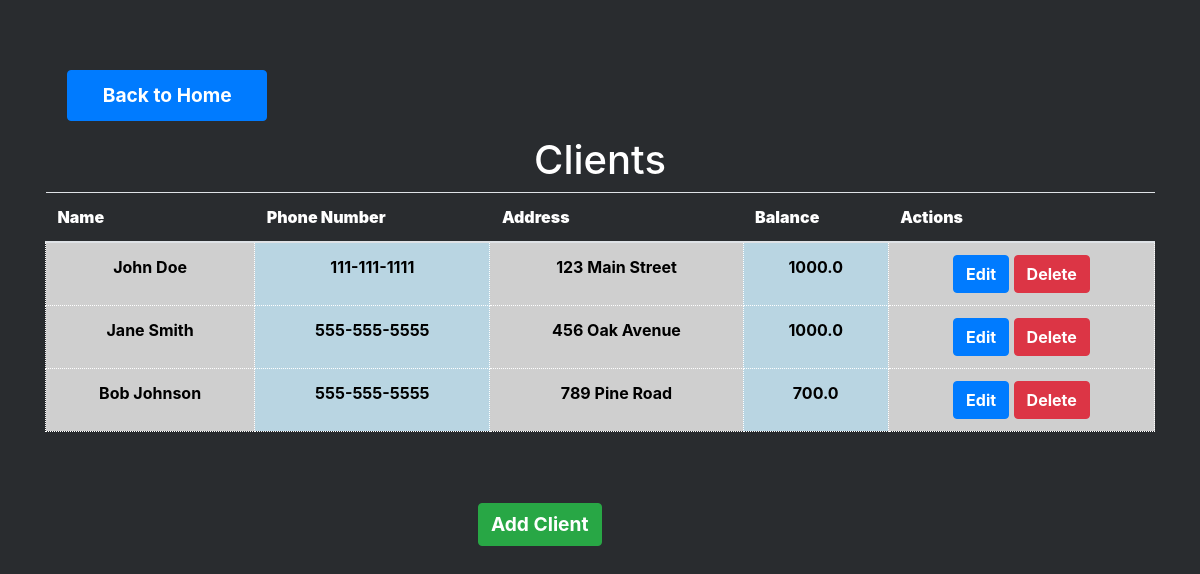
The app's page /clients, older data.
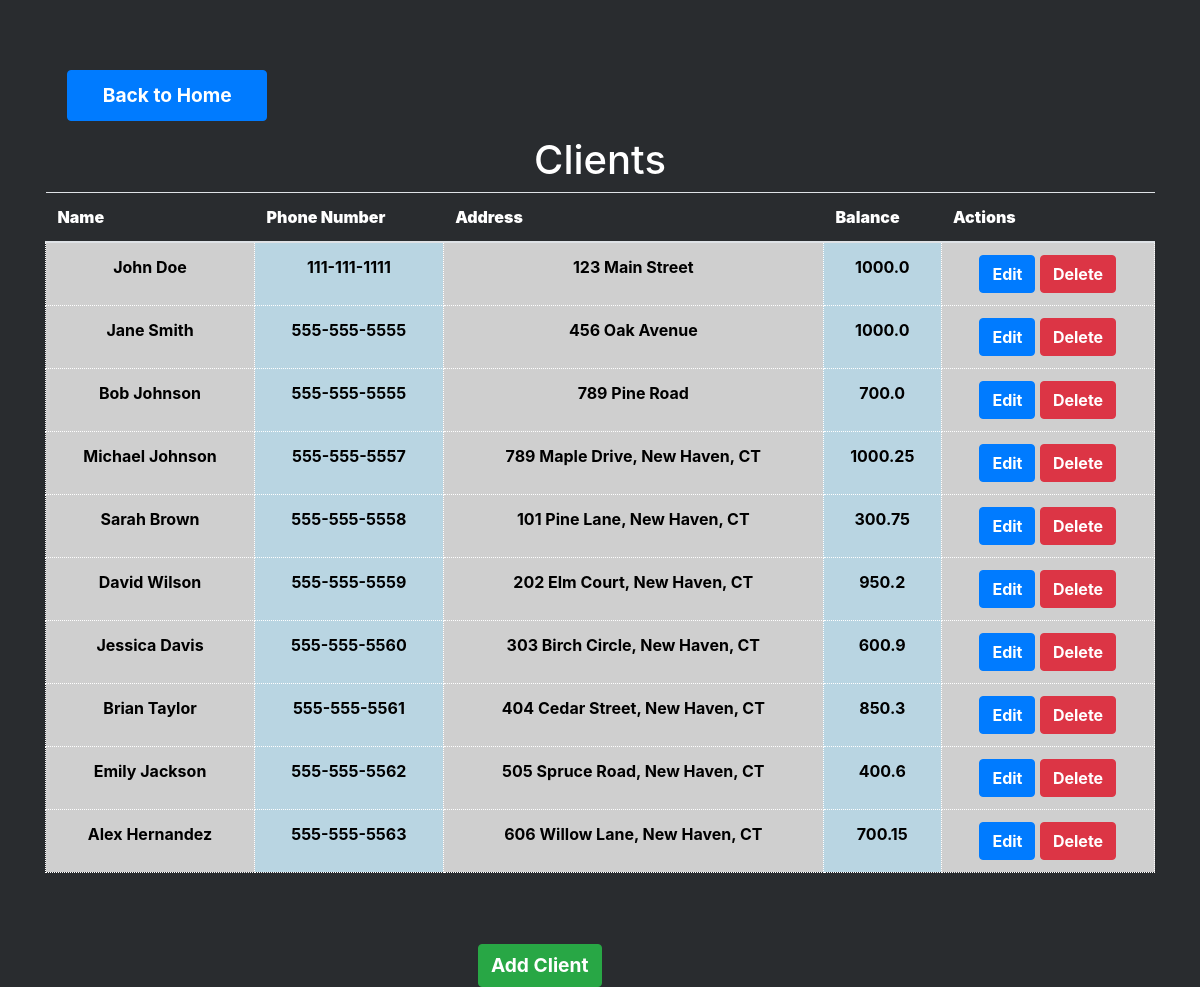
The same page, newer data.
### tables this page shows
CREATE TABLE "Clients" (
	"ClientID"	INTEGER,
	"Name"	TEXT NOT NULL,
	"PhoneNumber"	TEXT NOT NULL,
	"Address"	TEXT,
	"Balance"	REAL NOT NULL,
	PRIMARY KEY("ClientID" AUTOINCREMENT)
);

### app.py (the view)
@app.route('/clients', methods=['GET', 'POST'])
def clients():
    if request.method == 'POST':
        query = request.form.get('search')
        clients = search_clients(query)
    else:
        clients = get_all_clients()
    return render_template('clients.html', clients=clients)

### db_functions.py (called while the page is built)
def connect_db():
    try:
        return sqlite3.connect('SimpleStock.db', timeout=10)
    except sqlite3.Error as e:
        print(f"An error occurred while connecting to the database: {e}")
        return None

def get_all_clients():
    conn = connect_db()
    if not conn:
        return []
    try:
        cursor = conn.cursor()
        cursor.execute('SELECT * FROM Clients')
        clients = cursor.fetchall()
        return clients
    except sqlite3.Error as e:
        print(f"An error occurred while fetching clients: {e}")
        return []
    finally:
        conn.close()

### templates/clients.html (shortened to what this page needs)
<!DOCTYPE html>
<html lang="en">
  <head>
    <link
      rel="stylesheet"
      href="{{ url_for('static', filename='style.css') }}"
    />
    <link
      href="https://stackpath.bootstrapcdn.com/bootstrap/4.5.2/css/bootstrap.min.css"
      rel="stylesheet"
    />
  </head>
  <body>
    <div class="container mt-5">
      <a id="BTN" href="{{ url_for('dashboard') }}" class="btn btn-primary"
        >Back to Home</a
      >
      <h1>Clients</h1>
      <table class="table">
        <thead>
          <tr>
            <th><strong>Name</strong></th>
            <th><strong>Phone Number</strong></th>
            <th><strong>Address</strong></th>
            <th><strong>Balance</strong></th>
            <th><strong>Actions</strong></th>
          </tr>
        </thead>
        <tbody>
          {% for client in clients %}
          <tr>
            <td id="tdEven"><strong>{{ client[1] }}</strong></td>
            <td id="tdOdd"><strong>{{ client[2] }}</strong></td>
            <td id="tdEven"><strong>{{ client[3] }}</strong></td>
            <td id="tdOdd"><strong>{{ client[4] }}</strong></td>
            <td id="tdEven">
              <a
                class="btn btn-primary"
                href="{{ url_for('edit_client', client_id=client[0]) }}"
                style="color: white"
                ><strong>Edit</strong></a
              >
              <a
                href="{{ url_for('delete_client', client_id=client[0]) }}"
                class="btn btn-danger"
                onclick="return confirm('Are you sure you want to delete this client?')"
                ><strong>Delete</strong></a
              >
            </td>
          </tr>
          {% endfor %}
        </tbody>
      </table>
      <a
        id="addClientBTN"
        href="{{ url_for('add_client') }}"
        class="btn btn-success"
        >Add Client</a
      >
    </div>
  </body>
</html>

Row changes from the older to the newer data that the page shows:
added Clients: Name "Michael Johnson", PhoneNumber "555-555-5557", Address "789 Maple Drive, New Haven, CT", Balance "1000.25"
added Clients: Name "Sarah Brown", PhoneNumber "555-555-5558", Address "101 Pine Lane, New Haven, CT", Balance "300.75"
added Clients: Name "David Wilson", PhoneNumber "555-555-5559", Address "202 Elm Court, New Haven, CT", Balance "950.2"
added Clients: Name "Jessica Davis", PhoneNumber "555-555-5560", Address "303 Birch Circle, New Haven, CT", Balance "600.9"
added Clients: Name "Brian Taylor", PhoneNumber "555-555-5561", Address "404 Cedar Street, New Haven, CT", Balance "850.3"
added Clients: Name "Emily Jackson", PhoneNumber "555-555-5562", Address "505 Spruce Road, New Haven, CT", Balance "400.6"
added Clients: Name "Alex Hernandez", PhoneNumber "555-555-5563", Address "606 Willow Lane, New Haven, CT", Balance "700.15"
